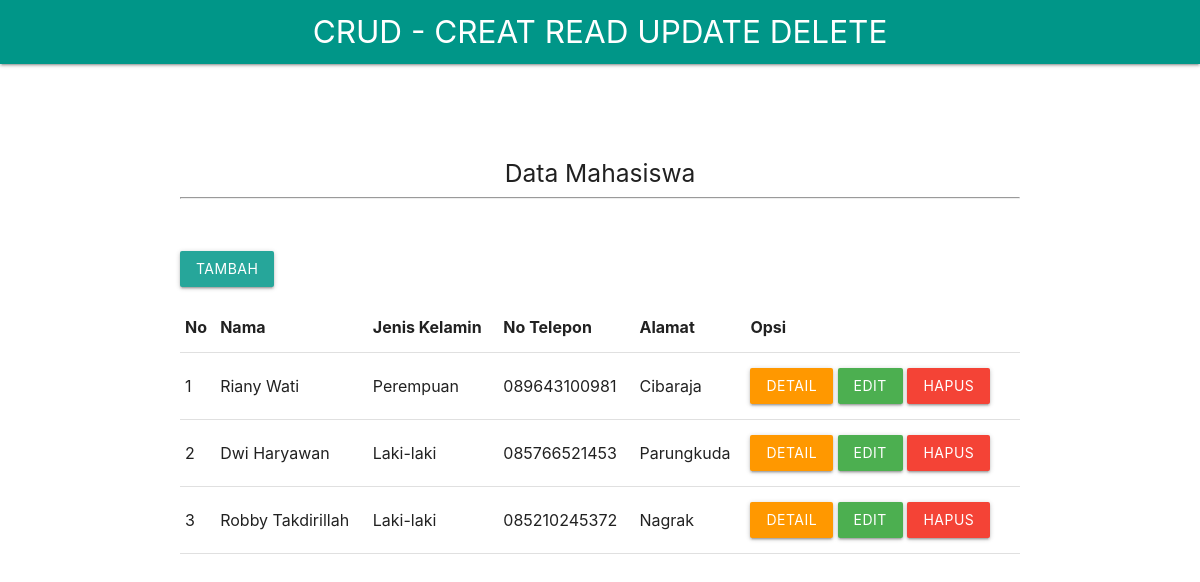
The page / on the database its author committed.
### tables this page shows
CREATE TABLE `mahasiswa` (
  `id_mahasiswa` int(50) NOT NULL,
  `nama` text NOT NULL,
  `jenis_kelamin` text NOT NULL,
  `alamat` text NOT NULL,
  `telepon` text NOT NULL
);

### index.php (the view, shortened to what this page needs)
<html>
<head>
<link rel="stylesheet" href="style/materialize.min.css" />
</head>
<body>
<nav>
        <div class="nav-wrapper teal">
        <div class="container">
          <a href="index.php" class="brand-logo center white-text">CRUD - CREAT READ UPDATE DELETE</a>
        </div>
        </div>
</nav>
<div class="container" style="margin-top:8%">
	<div class="row">
		<div class="col-md-8 col-md-offset-2">
			<p>
				<center>
					<h5>Data Mahasiswa</h5><hr>
				</center>
			</p>
			<br>
			<p>
				<a class="btn btn-primary" href="tambah.php">Tambah</a>
			</p>
			<table class="table table-bordered">
				<tr>
					<th>
						No
					</th>
					<th>
						Nama
					</th>
					<th>
						Jenis Kelamin
					</th>
					<th>
						No Telepon
					</th>
					<th>
						Alamat
					</th>
					<th>
						Opsi
					</th>
				</tr>
					<?php
						include"koneksi.php";
						$no = 1;
						$data = mysqli_query ($koneksi, " select
																id_mahasiswa,
																nama,
																jenis_kelamin,
																telepon,
																alamat
														  from
														  mahasiswa
														  order by id_mahasiswa DESC");
						while ($row = mysqli_fetch_array ($data))
						{
					?>
				<tr>
					<td>
						<?php echo $no++; ?>
					</td>
					<td>
						<?php echo $row['nama']; ?>
					</td>
					<td>
						<?php echo $row['jenis_kelamin']; ?>
					</td>
					<td>
						<?php echo $row['telepon']; ?>
					</td>
					<td>
						<?php echo $row['alamat']; ?>
					</td>
					<td>
						<a class="btn orange" href="detail.php?id=<?php echo $row['id_mahasiswa']; ?>">Detail</a>
						<a class="btn green" href="edit.php?id=<?php echo $row['id_mahasiswa']; ?>">Edit</a>
						<a class="btn red" href="hapus.php?id=<?php echo $row['id_mahasiswa']; ?>">Hapus</a>
					</td>
				</tr>
				<?php
					}
				?>
			</table>
		</div>
	</div>
</div>
</body>
</html>

### rows shown on the page
mahasiswa: nama "Riany Wati", jenis_kelamin "Perempuan", telepon "089643100981", alamat "Cibaraja"
mahasiswa: nama "Dwi Haryawan", jenis_kelamin "Laki-laki", telepon "085766521453", alamat "Parungkuda"
mahasiswa: nama "Robby Takdirillah", jenis_kelamin "Laki-laki", telepon "085210245372", alamat "Nagrak"
